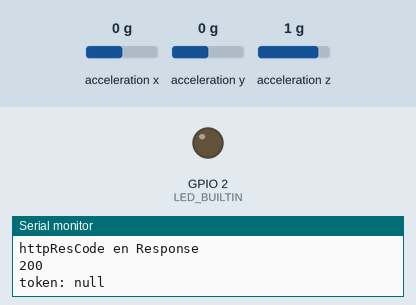
Simulated run of this sketch. Board: ESP8266 (NodeMCU). Shown: output pins drawn as LEDs (lit = HIGH, except the on-board LED, lit = LOW), the last lines printed to the serial monitor. The test bench sets the inputs (shaded band); at power-on: acceleration x 0 g, acceleration y 0 g, acceleration z 1 g. WiFi joins after 1.5 s; servers stay silent unless stated; uploads are accepted with an empty reply.

Above: at 1.8 s.
At 7.9 s:
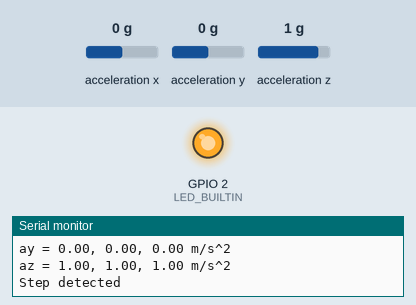
8.0 s: acceleration x set to -1.4 g
Timing chart, 0 to 11.0 s (numbered marks = the images above; inputs shaded):
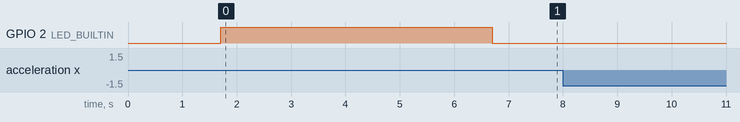

The sketch:

stappen.ino
```cpp
#include <Wire.h>
#include <ESP8266WiFi.h>
#include <ESP8266HTTPClient.h>
#include "MMA7660.h"
#include <ArduinoJson.h>
MMA7660 accelerometer;

const char *ssid = "ssid";
const char *password = "psw";
WiFiClientSecure client;
HTTPClient http;
const String serverName = "https://www.domein.nl";
const String url = "/graphql";
int httpsPort = 443;

int steps = 0;

String token = "";

void setup()
{
    Serial.begin(9600);

    // Connect to the WiFi network
    http.begin(client, serverName, httpsPort, url);
    WiFi.begin(ssid, password);
    while (WiFi.status() != WL_CONNECTED)
    {
        delay(500);
        Serial.println("Connecting to WiFi..");
    }
    Serial.println("Connected to the WiFi network");
    client.setInsecure(); // Bypass SSL certificate verification

    // Initialize the accelerometer
    accelerometer.init();

    // get a cookie from the server
    http.begin(client, "https://www.domein.nl/graphql");
    http.addHeader("Content-Type", "application/json");
    String requestBody = "{\"query\":\"query{login(username: \\\"username\\\", password: \\\"pswd\\\")}\"}";
    int httpResponseCode = http.POST (requestBody); //Send the request
    String response = http.getString (); //Get the response payload
    Serial.println("httpResCode en Response");
    Serial.println (httpResponseCode); //Print HTTP return code
    Serial.println (response); //Print request response payload

    StaticJsonDocument<200> doc;
    deserializeJson(doc, response);
    token = String(doc["data"]["login"]);
    Serial.println("token: " + token);

    http.end();

    // turn on the built-in LED
    pinMode(LED_BUILTIN, OUTPUT);
    digitalWrite(LED_BUILTIN, HIGH);
    delay(5000);
    digitalWrite(LED_BUILTIN, LOW);
}

void loop()
{
    if (WiFi.status() == WL_CONNECTED)
    {
        const int numSamples = 3;     // Number of acceleration samples to consider
        const float threshold1 = 0.8; // Threshold value based on requirements (adjust as needed)
        const float threshold2 = 0.8; // Threshold value based on requirements (adjust as needed)
        const float threshold3 = 0.8; // Threshold value based on requirements (adjust as needed)

        float ax[numSamples], ay[numSamples], az[numSamples];
        bool stepDetected = false;

        for (int i = 0; i < numSamples; i++)
        {
            accelerometer.getAcceleration(&ax[i], &ay[i], &az[i]);
            delay(10); // Delay between each sample (adjust as needed)
        }

        // Check if the acceleration pattern matches a step
        if (ax[0] < threshold1 && ay[1] > -threshold2 && ax[2] > -threshold3)
        {
            stepDetected = true;
        }

        // Print acceleration values
        Serial.print("ax = ");
        for (int i = 0; i < numSamples; i++)
        {
            Serial.print(ax[i]);
            if (i < numSamples - 1)
            {
                Serial.print(", ");
            }
        }
        Serial.println(" m/s^2");

        Serial.print("ay = ");
        for (int i = 0; i < numSamples; i++)
        {
            Serial.print(ay[i]);
            if (i < numSamples - 1)
            {
                Serial.print(", ");
            }
        }
        Serial.println(" m/s^2");

        Serial.print("az = ");
        for (int i = 0; i < numSamples; i++)
        {
            Serial.print(az[i]);
            if (i < numSamples - 1)
            {
                Serial.print(", ");
            }
        }
        Serial.println(" m/s^2");

        if (stepDetected)
        {
            Serial.println("Step detected");

            steps++;

            if (steps == 10)
            {
              int aantalStappen = 10;
                // send step to server
                http.begin(client, "https://www.domein.nl/graphql");
                http.addHeader("Content-Type", "application/json");
                String mutationQuery = "{\"query\": \"mutation { stappen(aantalStappen: " + String(aantalStappen) + ", cookie: \\\"" + token + "\\\") { message code } }\"}";
                Serial.println("Sending mutation request...");
                int httpResponseCodeMutation = http.POST(mutationQuery); // Send the request
                String responseMutation = http.getString(); // Get the response payload
                Serial.println("Response code: " + String(httpResponseCodeMutation));
                Serial.println("Response: " + responseMutation);
                Serial.println(token);

                http.end();
                Serial.println("Mutation request completed");
                steps = 0;
            }

            delay(900); // Delay between each step detection (adjust as needed)
        }
    }
    else
    {
        Serial.println("Error in WiFi connection");
        delay(1000);
    }
}
```
